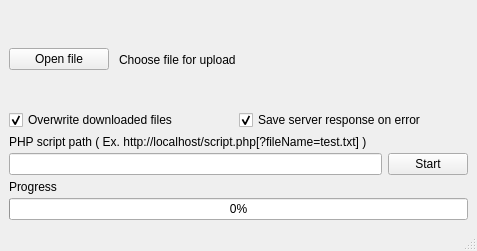
<?xml version="1.0" encoding="UTF-8"?>
<ui version="4.0">
 <class>MainWindow</class>
 <widget class="QMainWindow" name="MainWindow">
  <property name="windowModality">
   <enum>Qt::NonModal</enum>
  </property>
  <property name="geometry">
   <rect>
    <x>0</x>
    <y>0</y>
    <width>477</width>
    <height>251</height>
   </rect>
  </property>
  <property name="windowTitle">
   <string>dummy-client</string>
  </property>
  <property name="tabShape">
   <enum>QTabWidget::Rounded</enum>
  </property>
  <widget class="QWidget" name="centralwidget">
   <layout class="QVBoxLayout" name="verticalLayout">
    <property name="spacing">
     <number>0</number>
    </property>
    <item>
     <layout class="QHBoxLayout" name="horizontalLayout">
      <property name="spacing">
       <number>10</number>
      </property>
      <item>
       <widget class="QPushButton" name="fileBtn">
        <property name="maximumSize">
         <size>
          <width>100</width>
          <height>16777215</height>
         </size>
        </property>
        <property name="text">
         <string>Open file</string>
        </property>
       </widget>
      </item>
      <item>
       <widget class="QLabel" name="fileLabel">
        <property name="text">
         <string>Choose file for upload</string>
        </property>
        <property name="wordWrap">
         <bool>true</bool>
        </property>
       </widget>
      </item>
     </layout>
    </item>
    <item>
     <layout class="QHBoxLayout" name="horizontalLayout_3">
      <item>
       <widget class="QCheckBox" name="checkBox">
        <property name="text">
         <string>Overwrite downloaded files</string>
        </property>
        <property name="checked">
         <bool>true</bool>
        </property>
       </widget>
      </item>
      <item>
       <widget class="QCheckBox" name="checkBox_2">
        <property name="text">
         <string>Save server response on error</string>
        </property>
        <property name="checked">
         <bool>true</bool>
        </property>
       </widget>
      </item>
     </layout>
    </item>
    <item>
     <widget class="QLabel" name="label_4">
      <property name="maximumSize">
       <size>
        <width>16777215</width>
        <height>23</height>
       </size>
      </property>
      <property name="text">
       <string>PHP script path ( Ex. http://localhost/script.php[?fileName=test.txt] )</string>
      </property>
     </widget>
    </item>
    <item>
     <layout class="QHBoxLayout" name="horizontalLayout_2">
      <property name="spacing">
       <number>6</number>
      </property>
      <property name="sizeConstraint">
       <enum>QLayout::SetDefaultConstraint</enum>
      </property>
      <item>
       <widget class="QLineEdit" name="scriptPath"/>
      </item>
      <item>
       <widget class="QPushButton" name="startButton">
        <property name="text">
         <string>Start</string>
        </property>
       </widget>
      </item>
     </layout>
    </item>
    <item>
     <widget class="QLabel" name="label_2">
      <property name="maximumSize">
       <size>
        <width>16777215</width>
        <height>23</height>
       </size>
      </property>
      <property name="text">
       <string>Progress</string>
      </property>
     </widget>
    </item>
    <item>
     <widget class="QProgressBar" name="progressBar">
      <property name="value">
       <number>0</number>
      </property>
     </widget>
    </item>
   </layout>
  </widget>
  <widget class="QStatusBar" name="statusbar"/>
 </widget>
 <resources/>
 <connections/>
</ui>
